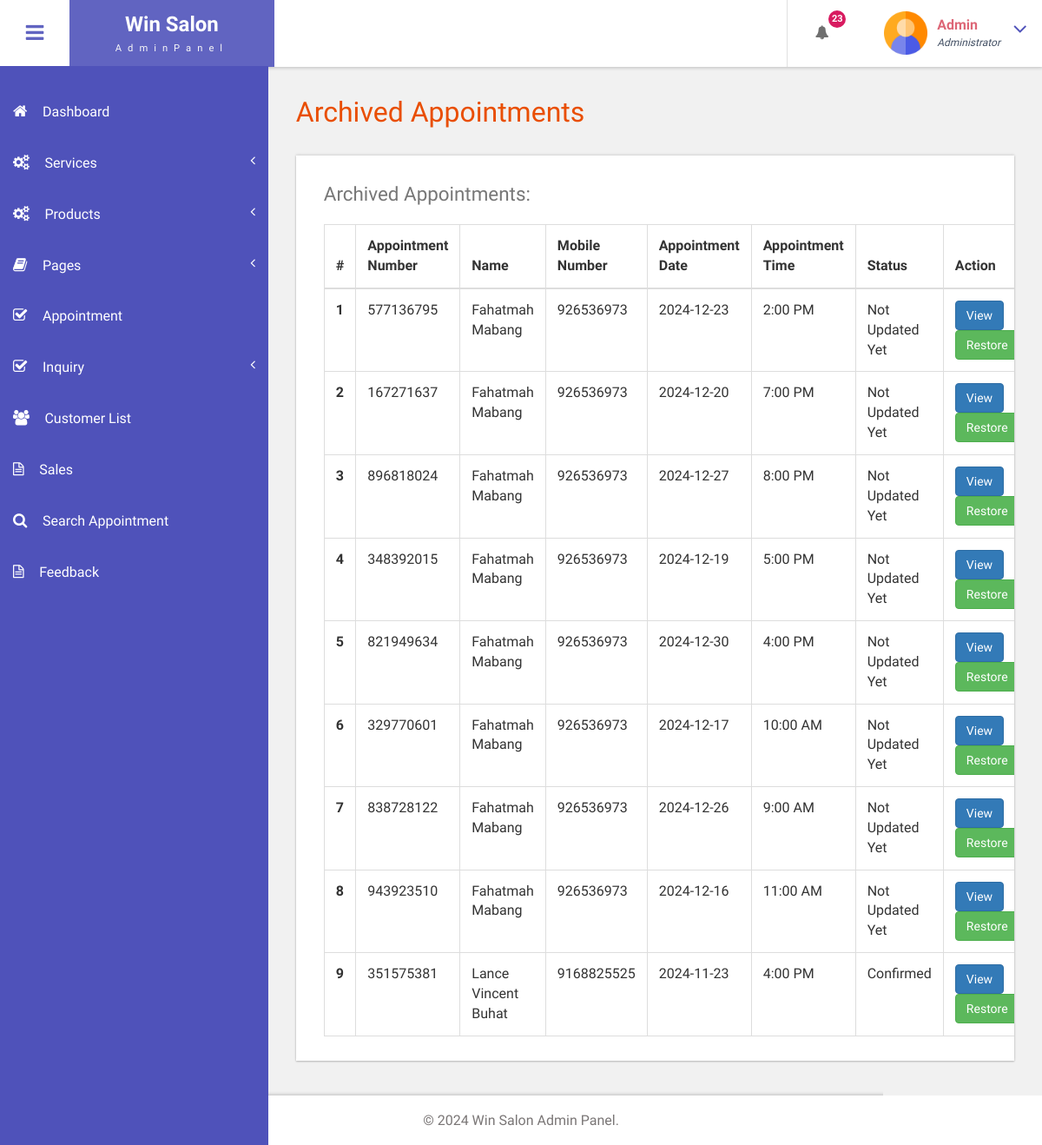
Before: /bfs/admin/archived-appointments.php (signed in) with the older database file.
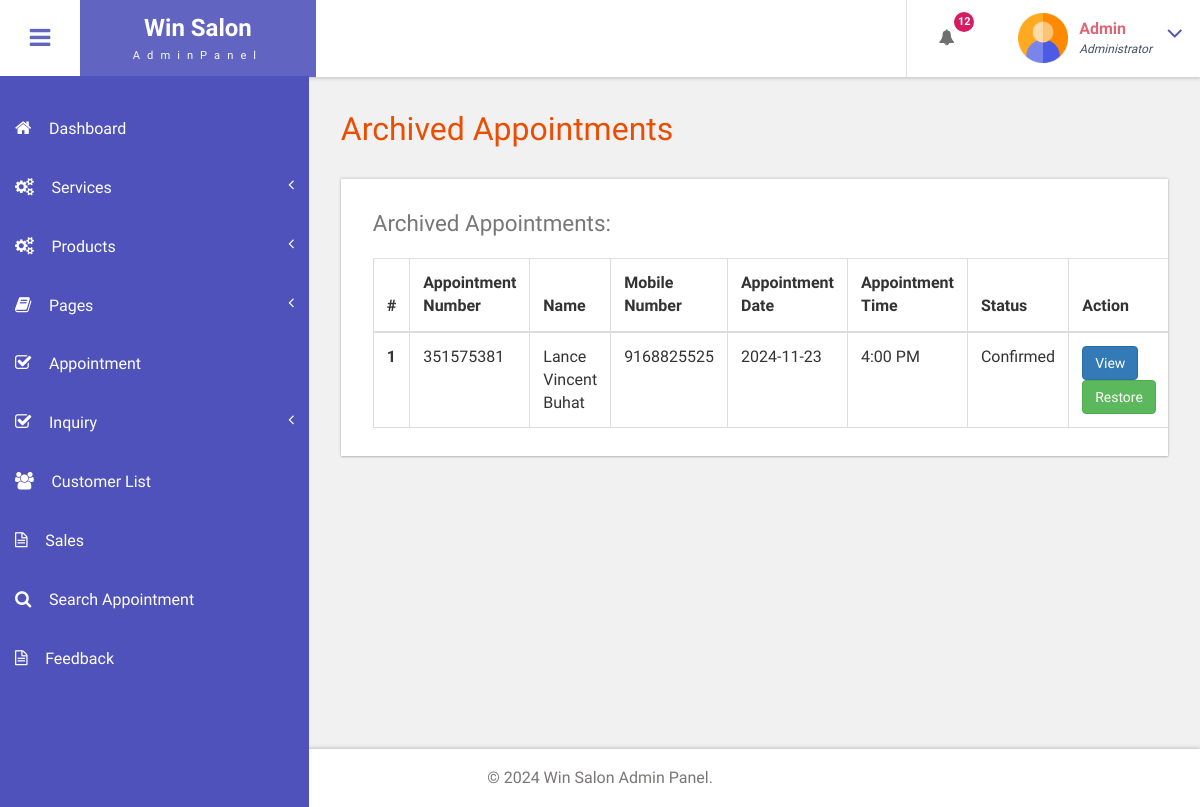
After: the same page with the newer database file.
### tables this page shows
CREATE TABLE `tblbook` (
  `ID` int(10) NOT NULL,
  `UserID` int(10) DEFAULT NULL,
  `AptNumber` int(10) DEFAULT NULL,
  `AptDate` date DEFAULT NULL,
  `AptTime` time DEFAULT NULL,
  `Service` varchar(255) NOT NULL,
  `Message` mediumtext DEFAULT NULL,
  `BookingDate` timestamp NULL DEFAULT current_timestamp(),
  `Remark` varchar(250) DEFAULT NULL,
  `Status` varchar(250) DEFAULT NULL,
  `RemarkDate` timestamp NULL DEFAULT NULL ON UPDATE current_timestamp(),
  `Service_Total_Price` decimal(10,2) DEFAULT 0.00,
  `deleted_at` datetime DEFAULT NULL
);

CREATE TABLE `tbluser` (
  `ID` int(10) NOT NULL,
  `FirstName` varchar(120) DEFAULT NULL,
  `LastName` varchar(250) DEFAULT NULL,
  `MobileNumber` bigint(10) DEFAULT NULL,
  `Email` varchar(120) DEFAULT NULL,
  `Password` varchar(120) DEFAULT NULL,
  `account_activation_hash` varchar(64) DEFAULT NULL,
  `RegDate` timestamp NULL DEFAULT current_timestamp(),
  `LastLogin` timestamp NOT NULL DEFAULT current_timestamp() ON UPDATE current_timestamp()
);

### bfs/admin/archived-appointments.php (the view, shortened to what the changed rows need)
<?php
include('includes/dbconnection.php');
if (strlen($_SESSION['bpmsaid'] == 0)) {
    header('location:logout.php');
} else {
?>
<!DOCTYPE HTML>
<html>
<head>
    <link href="css/bootstrap.css" rel='stylesheet' type='text/css' />
    <link href="css/style.css" rel='stylesheet' type='text/css' />
    <link href="css/font-awesome.css" rel="stylesheet">
    <link href="css/animate.css" rel="stylesheet" type="text/css" media="all">
    <link href="css/custom.css" rel="stylesheet">
</head>
<body class="cbp-spmenu-push">
    <div class="main-content">
        <?php include_once('includes/sidebar.php'); ?>
        <?php include_once('includes/header.php'); ?>
        <div id="page-wrapper">
            <div class="main-page">
                <div class="tables">
                    <h3 class="title1">Archived Appointments</h3>
                    <div class="table-responsive bs-example widget-shadow">
                        <h4>Archived Appointments:</h4>
                        <table class="table table-bordered">
                            <thead>
                                <tr>
                                    <th>#</th>
                                    <th>Appointment Number</th>
                                    <th>Name</th>
                                    <th>Mobile Number</th>
                                    <th>Appointment Date</th>
                                    <th>Appointment Time</th>
                                    <th>Status</th>
                                    <th>Action</th>
                                </tr>
                            </thead>
                            <tbody>
                            <?php
                            $ret = mysqli_query($con, "SELECT tbluser.FirstName, tbluser.LastName, tbluser.Email, tbluser.MobileNumber, tblbook.ID as bid, tblbook.AptNumber, tblbook.AptDate, tblbook.AptTime, tblbook.Message, tblbook.BookingDate, tblbook.Status
                                                       FROM tblbook
                                                       JOIN tbluser ON tbluser.ID = tblbook.UserID
                                                       WHERE tblbook.deleted_at IS NOT NULL
                                                       AND tblbook.deleted_at >= NOW() - INTERVAL 30 DAY
                                                       ORDER BY tblbook.BookingDate DESC, tblbook.ID DESC");
                            $cnt = 1;
                            while ($row = mysqli_fetch_array($ret)) {
                            ?>
                            <tr>
                                <th scope="row"><?php echo $cnt; ?></th>
                                <td><?php echo $row['AptNumber']; ?></td>
                                <td><?php echo $row['FirstName'] . " " . $row['LastName']; ?></td>
                                <td><?php echo $row['MobileNumber']; ?></td>
                                <td><?php echo $row['AptDate']; ?></td>
                                <td><?php echo date("g:i A", strtotime($row['AptTime'])); ?></td>
                                <td><?php echo $row['Status'] ? $row['Status'] : "Not Updated Yet"; ?></td>
                                <td>
                                    <a href="view-appointment.php?viewid=<?php echo $row['bid']; ?>" class="btn btn-primary">View</a>
                                    <a href="archived-appointments.php?restoreid=<?php echo $row['bid']; ?>" class="btn btn-success" onClick="return confirm('Are you sure you want to restore this appointment?')">Restore</a>
                                </td>
                            </tr>
                            <?php
                            $cnt++;
                            } ?>
                            </tbody>
                        </table>
                    </div>
                </div>
            </div>
        </div>
        <?php include_once('includes/footer.php'); ?>
    </div>
</body>
</html>
<?php } ?>

### bfs/admin/includes/header.php (shortened to what the changed rows need)
<div class="sticky-header header-section ">
      <div class="header-left">
        <button id="showLeftPush"><i class="fa fa-bars"></i></button>
        <div class="logo">
          <a href="index.html">
            <h1>Win Salon</h1>
            <span>AdminPanel</span>
          </a>
        </div>
      </div>
      <div class="header-right">
        <div class="profile_details_left">
          <ul class="nofitications-dropdown">
            <?php
            $ret1 = mysqli_query($con, "SELECT tbluser.FirstName, tbluser.LastName, tblbook.ID as bid, tblbook.AptNumber
                            FROM tblbook
                            JOIN tbluser ON tbluser.ID = tblbook.UserID
                            WHERE tblbook.Status IS NULL
                            ORDER BY tblbook.ID DESC");
            $num = mysqli_num_rows($ret1);
            ?>
            <li class="dropdown head-dpdn">
              <a href="#" class="dropdown-toggle" data-toggle="dropdown" aria-expanded="false"><i class="fa fa-bell"></i><span class="badge blue"><?php echo $num;?></span></a>
            </li>
          </ul>
          <div class="clearfix"> </div>
        </div>
        <div class="profile_details">
        <?php
$adid=$_SESSION['bpmsaid'];
$ret=mysqli_query($con,"select AdminName from tbladmin where ID='$adid'");
$row=mysqli_fetch_array($ret);
$name=$row['AdminName'];
?>
          <ul>
            <li class="dropdown profile_details_drop">
              <a href="#" class="dropdown-toggle" data-toggle="dropdown" aria-expanded="false">
                <div class="profile_img">
                  <span class="prfil-img"><img src="images/admin.png" alt="" width="50" height="50"> </span>
                  <div class="user-name">
                    <p><?php echo $name; ?></p>
                    <span>Administrator</span>
                  </div>
                  <i class="fa fa-angle-down lnr"></i>
                  <div class="clearfix"></div>
                </div>
              </a>
            </li>
          </ul>
        </div>
      </div>
      <div class="clearfix"> </div>
    </div>

Changed rows visible on the page:
removed tblbook: AptNumber "577136795", UserID.FirstName "Fahatmah", UserID.LastName "Mabang", UserID.MobileNumber "926536973", AptDate "2024-12-23", AptTime "2:00 PM", shows "Not Updated Yet"
removed tblbook: AptNumber "167271637", UserID.FirstName "Fahatmah", UserID.LastName "Mabang", UserID.MobileNumber "926536973", AptDate "2024-12-20", AptTime "7:00 PM", shows "Not Updated Yet"
removed tblbook: AptNumber "896818024", UserID.FirstName "Fahatmah", UserID.LastName "Mabang", UserID.MobileNumber "926536973", AptDate "2024-12-27", AptTime "8:00 PM", shows "Not Updated Yet"
removed tblbook: AptNumber "348392015", UserID.FirstName "Fahatmah", UserID.LastName "Mabang", UserID.MobileNumber "926536973", AptDate "2024-12-19", AptTime "5:00 PM", shows "Not Updated Yet"
removed tblbook: AptNumber "821949634", UserID.FirstName "Fahatmah", UserID.LastName "Mabang", UserID.MobileNumber "926536973", AptDate "2024-12-30", AptTime "4:00 PM", shows "Not Updated Yet"
removed tblbook: AptNumber "329770601", UserID.FirstName "Fahatmah", UserID.LastName "Mabang", UserID.MobileNumber "926536973", AptDate "2024-12-17", AptTime "10:00 AM", shows "Not Updated Yet"
removed tblbook: AptNumber "838728122", UserID.FirstName "Fahatmah", UserID.LastName "Mabang", UserID.MobileNumber "926536973", AptDate "2024-12-26", AptTime "9:00 AM", shows "Not Updated Yet"
removed tblbook: AptNumber "943923510", UserID.FirstName "Fahatmah", UserID.LastName "Mabang", UserID.MobileNumber "926536973", AptDate "2024-12-16", AptTime "11:00 AM", shows "Not Updated Yet"
Other visible differences:
$num: "23" → "12"
